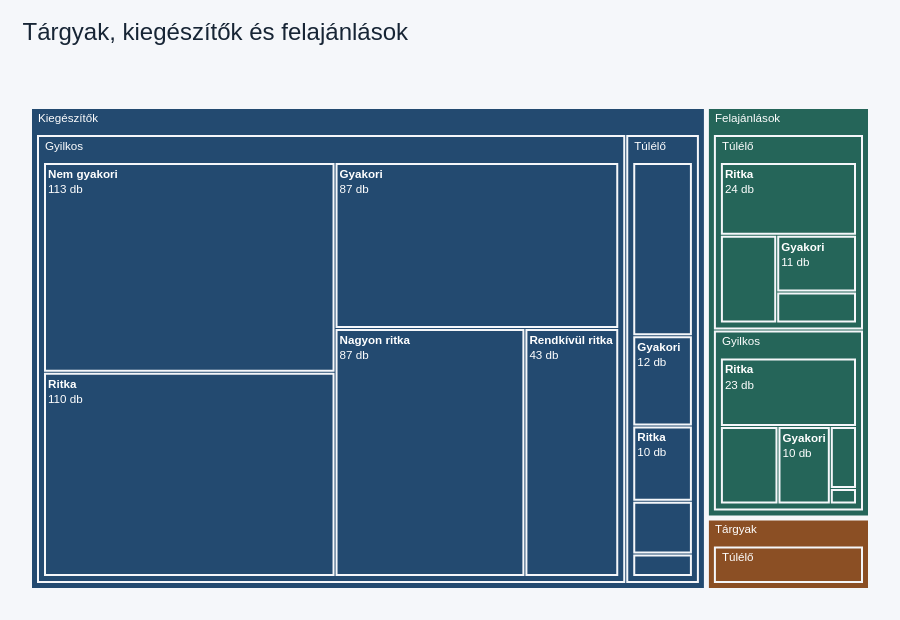

The code cell stored with this chart in its notebook:
### Markdown cell above
## Tárgyak, kiegészítők és felajánlások hierarchikus eloszlása (treemap)

A diagram kategórián belül szerepkör, majd ritkaság szerint bontja az adatokat. A téglalap mérete a darabszámot mutatja. Kattints egy kategóriára a részletekhez. A mindkét szerepkörhöz tartozó felajánlások mindkét ágon szerepelnek.

### Code cell
gear_groups = pd.DataFrame([
    ("Túlélők tárgyai", "Tárgyak", "Túlélő"),
    ("Túlélők kiegészítői", "Kiegészítők", "Túlélő"),
    ("Gyilkosok kiegészítői", "Kiegészítők", "Gyilkos"),
], columns=["Kategória", "Típus", "Szerepkör"])

treemap_data = pd.concat([
    gear.merge(gear_groups, on="Kategória"),
    offerings.assign(Típus="Felajánlások"),
], ignore_index=True)

treemap = px.treemap(
    treemap_data,
    path=["Típus", "Szerepkör", "Ritkaság"],
    values="Darabszám",
    color="Típus",
    color_discrete_map={
        "Tárgyak": "#8b4f24",
        "Kiegészítők": "#234a70",
        "Felajánlások": "#256559",
    },
    title="Tárgyak, kiegészítők és felajánlások",
)
treemap.update_traces(
    marker_line_color="#f5f7fa",
    marker_line_width=2,
    tiling_pad=3,
    texttemplate="<b>%{label}</b><br>%{value} db",
    hovertemplate="<b>%{label}</b><br>%{value} db<br>A csoporton belül: %{percentParent:.1%}<extra></extra>",
)
treemap.update_layout(
    template="plotly_white",
    paper_bgcolor="#f5f7fa",
    font=dict(family="Arial, sans-serif", size=14, color="#172535"),
    title=dict(x=0.025, font_size=24),
    margin=dict(t=80, l=24, r=24, b=24),
    height=620,
    uniformtext=dict(minsize=10, mode="hide"),
)
treemap.show()

### Figure 1 — Plotly figure (JSON) as saved in the notebook; plotly's stock layout.template omitted (floating-point values rounded to 4 significant figures)
{"data": [{"branchvalues": "total", "customdata": [["Felajánlások"], ["Felajánlások"], ["Felajánlások"], ["Felajánlások"], ["Felajánlások"], ["Felajánlások"], ["Felajánlások"], ["Felajánlások"], ["Felajánlások"], ["Felajánlások"], ["Felajánlások"], ["Felajánlások"], ["Kiegészítők"], ["Kiegészítők"], ["Kiegészítők"], ["Kiegészítők"], ["Kiegészítők"], ["Kiegészítők"], ["Kiegészítők"], ["Kiegészítők"], ["Kiegészítők"], ["Kiegészítők"], ["Kiegészítők"], ["Kiegészítők"], ["Kiegészítők"], ["Tárgyak"], ["Tárgyak"], ["Tárgyak"], ["Tárgyak"], ["Tárgyak"], ["Tárgyak"], ["Tárgyak"]], "domain": {"x": [0.0, 1.0], "y": [0.0, 1.0]}, "hovertemplate": "<b>%{label}</b><br>%{value} db<br>A csoporton belül: %{percentParent:.1%}<extra></extra>", "ids": ["Felajánlások/Gyilkos/Ritka", "Felajánlások/Túlélő", "Felajánlások/Gyilkos", "Felajánlások/Túlélő/Nagyon ritka", "Felajánlások/Túlélő/Gyakori", "Felajánlások/Túlélő/Nem gyakori", "Felajánlások/Túlélő/Ritka", "Felajánlások/Gyilkos/Rendkívül ritka", "Felajánlások/Gyilkos/Nagyon ritka", "Felajánlások/Gyilkos/Gyakori", "Felajánlások/Gyilkos/Nem gyakori", "Felajánlások", "Kiegészítők/Gyilkos/Gyakori", "Kiegészítők/Gyilkos", "Kiegészítők/Túlélő", "Kiegészítők/Gyilkos/Ritka", "Kiegészítők/Túlélő/Gyakori", "Kiegészítők/Túlélő/Ritka", "Kiegészítők/Túlélő/Nem gyakori", "Kiegészítők/Túlélő/Rendkívül ritka", "Kiegészítők/Gyilkos/Nem gyakori", "Kiegészítők", "Kiegészítők/Gyilkos/Rendkívül ritka", "Kiegészítők/Gyilkos/Nagyon ritka", "Kiegészítők/Túlélő/Nagyon ritka", "Tárgyak/Túlélő/Gyakori", "Tárgyak/Túlélő/Rendkívül ritka", "Tárgyak/Túlélő", "Tárgyak/Túlélő/Nem gyakori", "Tárgyak/Túlélő/Nagyon ritka", "Tárgyak", "Tárgyak/Túlélő/Ritka"], "labels": ["Ritka", "Túlélő", "Gyilkos", "Nagyon ritka", "Gyakori", "Nem gyakori", "Ritka", "Rendkívül ritka", "Nagyon ritka", "Gyakori", "Nem gyakori", "Felajánlások", "Gyakori", "Gyilkos", "Túlélő", "Ritka", "Gyakori", "Ritka", "Nem gyakori", "Rendkívül ritka", "Nem gyakori", "Kiegészítők", "Rendkívül ritka", "Nagyon ritka", "Nagyon ritka", "Gyakori", "Rendkívül ritka", "Túlélő", "Nem gyakori", "Nagyon ritka", "Tárgyak", "Ritka"], "marker": {"colors": ["#256559", "#256559", "#256559", "#256559", "#256559", "#256559", "#256559", "#256559", "#256559", "#256559", "#256559", "#256559", "#234a70", "#234a70", "#234a70", "#234a70", "#234a70", "#234a70", "#234a70", "#234a70", "#234a70", "#234a70", "#234a70", "#234a70", "#234a70", "#8b4f24", "#8b4f24", "#8b4f24", "#8b4f24", "#8b4f24", "#8b4f24", "#8b4f24"], "line": {"color": "#f5f7fa", "width": 2}}, "name": "", "parents": ["Felajánlások/Gyilkos", "Felajánlások", "Felajánlások", "Felajánlások/Túlélő", "Felajánlások/Túlélő", "Felajánlások/Túlélő", "Felajánlások/Túlélő", "Felajánlások/Gyilkos", "Felajánlások/Gyilkos", "Felajánlások/Gyilkos", "Felajánlások/Gyilkos", "", "Kiegészítők/Gyilkos", "Kiegészítők", "Kiegészítők", "Kiegészítők/Gyilkos", "Kiegészítők/Túlélő", "Kiegészítők/Túlélő", "Kiegészítők/Túlélő", "Kiegészítők/Túlélő", "Kiegészítők/Gyilkos", "", "Kiegészítők/Gyilkos", "Kiegészítők/Gyilkos", "Kiegészítők/Túlélő", "Tárgyak/Túlélő", "Tárgyak/Túlélő", "Tárgyak", "Tárgyak/Túlélő", "Tárgyak/Túlélő", "", "Tárgyak/Túlélő"], "texttemplate": "<b>%{label}</b><br>%{value} db", "tiling": {"pad": 3}, "type": "treemap", "values": [23.0, 53.0, 49.0, 6.0, 11.0, 12.0, 24.0, 1.0, 4.0, 10.0, 11.0, 102.0, 87.0, 440.0, 55.0, 110.0, 12.0, 10.0, 23.0, 3.0, 113.0, 495.0, 43.0, 87.0, 7.0, 2.0, 2.0, 18.0, 3.0, 5.0, 18.0, 6.0]}], "layout": {"font": {"color": "#172535", "family": "Arial, sans-serif", "size": 14}, "height": 620, "legend": {"tracegroupgap": 0}, "margin": {"b": 24, "l": 24, "r": 24, "t": 80}, "paper_bgcolor": "#f5f7fa", "title": {"font": {"size": 24}, "text": "Tárgyak, kiegészítők és felajánlások", "x": 0.025}, "uniformtext": {"minsize": 10, "mode": "hide"}}}
